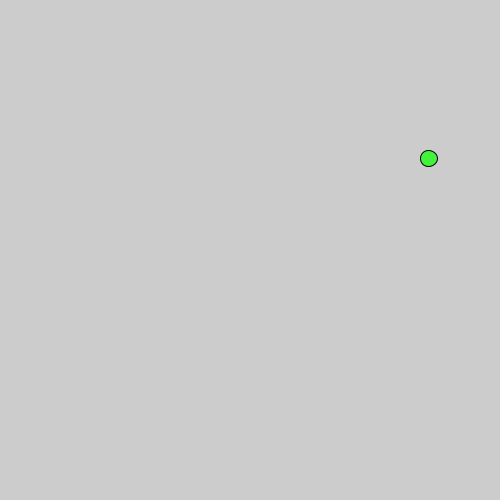
Frame 1 (no input)
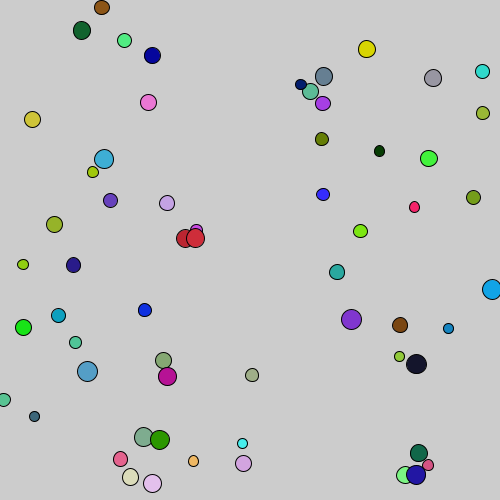
Frame 60 (the mouse pressed at the canvas centre just before this capture)
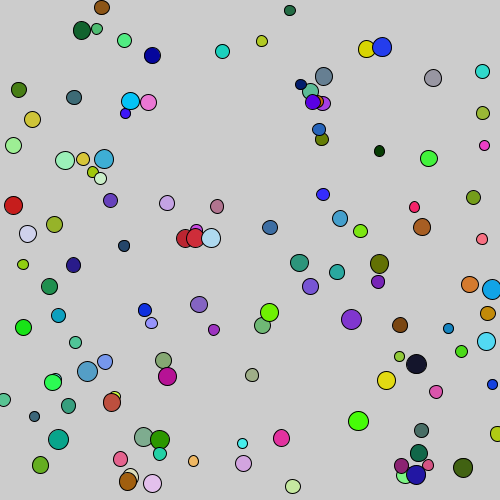
Frame 120 (the mouse held since frame 60 and released just before this capture)

The Processing sketch that drew these frames (run headless with seeded random() and noise(); from frame 60 on, the mouse is pressed at the canvas centre):

// Processing sketch: RandomEllipse
// ── RandomEllipse.pde
void setup() {
  size(500,500);
  frameRate(1000);
  smooth();
}

void draw() {
  float d = random(10,20);
  fill(random(255), random(255), random(255));
  ellipse(random(width),random(height), d, d);
}
